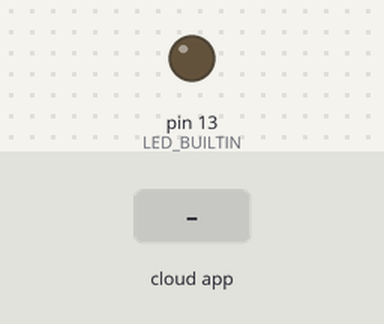
A sketch run on a simulated Arduino Uno, built with avr-gcc and run on an emulated ATmega328P. Parts: output pins drawn as LEDs (lit = HIGH). The test bench sets the inputs (shaded band). The ROS host is connected and sends only what is stated.

Above: at 1.2 s.
1.3 s: the phone or cloud app sets listen_arduino to 0
At 2.0 s:
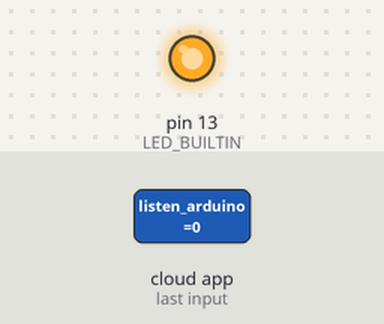
2.8 s: the phone or cloud app sets listen_arduino to 1
At 3.2 s:
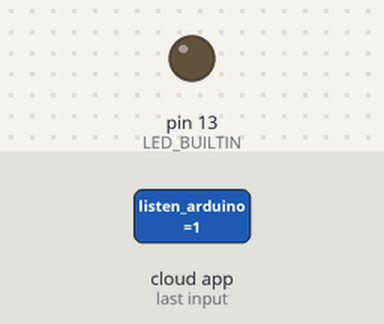
Timing chart, 0 to 5.8 s (numbered marks = the images above; inputs shaded):
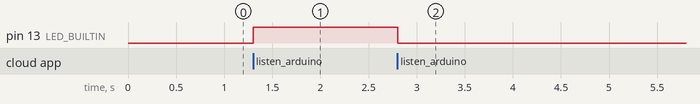

The sketch:

Listener.ino
```cpp
# include <ros.h>
# include <std_msgs/Empty.h>

void callback_function(const std_msgs::Empty &message) {
  digitalWrite(LED_BUILTIN, HIGH - digitalRead(LED_BUILTIN));
}

ros::NodeHandle nodeHandle;
ros::Subscriber<std_msgs::Empty> subscriber("listen_arduino", &callback_function);

void setup() {
  nodeHandle.initNode();
  nodeHandle.subscribe(subscriber);
  pinMode(LED_BUILTIN, OUTPUT);
}

void loop() {
  nodeHandle.spinOnce();
  delay(1);
}
```

Measured:
- after the input at 1.3 s, pin 13 (LED_BUILTIN): LOW → HIGH at once
- after the input at 2.8 s, pin 13 (LED_BUILTIN): HIGH → LOW at once
